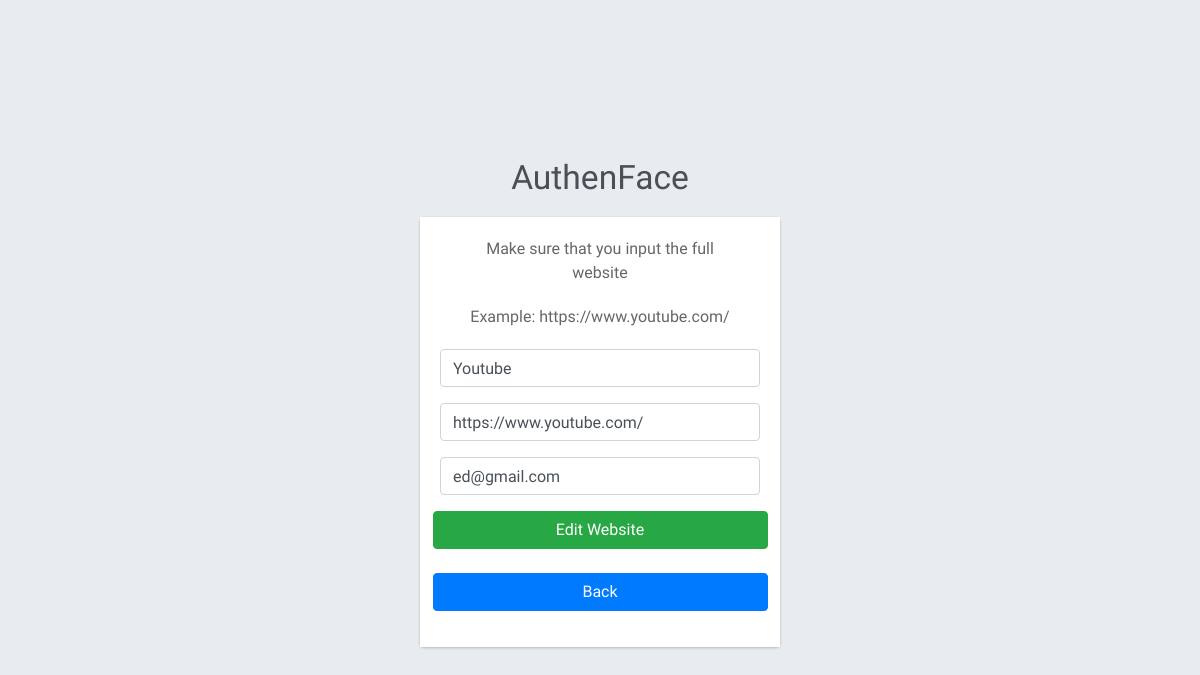
The page /edit_website/3/ (signed in) on the database its author committed.
### webApp2FA/models.py (models this page shows, shortened)
class WebsiteList(models.Model):
    websiteListID = models.AutoField(primary_key=True)
    userID = models.ForeignKey(User, on_delete=models.CASCADE)
    websiteName = models.CharField(max_length=100, default='Website')
    websiteUrl = models.URLField()
    username = models.CharField(max_length=100, null=False)
    created_At = models.DateTimeField(auto_now_add=True)

### webApp2FA/views.py (the view)
# urls.py: path('edit_website/<int:website_id>/', views.edit_website, name='edit_website'),
@login_required(login_url='login_user')
def edit_website(request, website_id):
    context = {}  # Initialize the context dictionary
    try:
        website = get_object_or_404(WebsiteList, websiteListID=website_id, userID=request.user)
    except:
        return redirect('home')
    context['website'] = website
    if request.method == 'POST':
        website.websiteName = request.POST['websiteName']
        website.websiteUrl = request.POST['websiteUrl']
        website.username = request.POST['username']
        website.save()
        return redirect('home')
    return render(request, 'pages/edit_website.html', context)

### webApp2FA/templates/pages/edit_website.html (shortened to what this page needs)
{% load static %}
<html lang="en">
<head>
    <link rel="stylesheet" href="{% static 'plugins/fontawesome-free/css/all.min.css' %}">
    <link rel="stylesheet" href="{% static 'plugins/icheck-bootstrap/icheck-bootstrap.min.css' %}">
    <link rel="stylesheet" href="{% static 'dist/css/adminlte.min.css' %}">
</head>
<body class="hold-transition login-page">
    <div class="login-box">
        <div class="login-logo">
            <a href="{% url 'home' %}"><b>Authen</b>Face</a>
        </div>
        <div class="card">
            <div class="card-body login-card-body">
                <p class="login-box-msg">Make sure that you input the full website</p>
                <p class="login-box-msg">Example: https://www.youtube.com/</p>
                <form action="#" method="POST">
                    <div class="mb-3">
                        <input type="text" class="form-control" placeholder="Website Name" name="websiteName" value="{{ website.websiteName }}">
                    </div>
                    <div class="mb-3">
                        <input type="text" class="form-control" placeholder="Website URL" name="websiteUrl" value="{{ website.websiteUrl }}">
                    </div>
                    <div class="mb-3">
                        <input type="text" class="form-control" placeholder="Username/Email" name="username" value="{{ website.username }}">
                    </div>
                    <div class="row">
                        <button type="submit" class="btn btn-success btn-block">Edit Website</button>
                    </div><br>
                    <div class="row">
                        <a href="{% url 'home' %}" class="btn btn-primary btn-block">Back</a>
                    </div>
                </form>
            </div>
        </div>
    </div>
</body>
</html>

### rows shown on the page
WebsiteList: websiteName "Youtube", websiteUrl "https://www.youtube.com/", username "ed@gmail.com"
